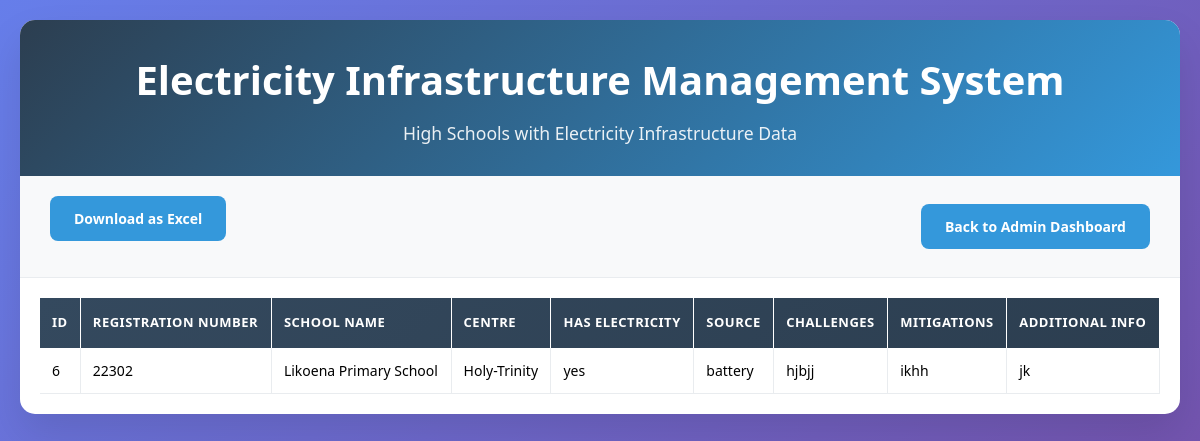
Page /pview-electricity-infrastructur.php (signed in) on the committed database.
### tables this page shows
CREATE TABLE `electricity_infrastructure` (
  `id` int(11) NOT NULL,
  `school_id` int(11) NOT NULL,
  `school_name` varchar(255) NOT NULL,
  `cluster` varchar(255) DEFAULT NULL,
  `centre` varchar(50) DEFAULT NULL,
  `has_electricity` enum('yes','no') NOT NULL,
  `source` varchar(255) DEFAULT NULL,
  `challenges` text DEFAULT NULL,
  `mitigations` text DEFAULT NULL,
  `additional_info` text DEFAULT NULL,
  `created_at` timestamp NOT NULL DEFAULT current_timestamp()
);

CREATE TABLE `schools` (
  `school_id` int(11) NOT NULL,
  `principal_name` varchar(30) NOT NULL,
  `principal_surname` varchar(30) NOT NULL,
  `gender` varchar(7) NOT NULL,
  `phone_number` int(15) NOT NULL,
  `email_address` varchar(100) NOT NULL,
  `constituency` varchar(100) DEFAULT NULL,
  `centre` varchar(100) DEFAULT NULL,
  `cluster` varchar(50) DEFAULT NULL,
  `typeofschool` varchar(50) DEFAULT NULL,
  `school_name` varchar(100) NOT NULL,
  `registration_number` varchar(50) NOT NULL,
  `male_teachers` int(11) NOT NULL,
  `female_teachers` int(11) NOT NULL,
  `total_teachers` int(11) DEFAULT 0,
  `council` varchar(50) NOT NULL,
  `village` varchar(50) NOT NULL,
  `user_id` int(11) DEFAULT NULL,
  `created_at` timestamp NOT NULL DEFAULT current_timestamp()
);

### pview-electricity-infrastructur.php (the view, shortened to what this page needs)
<?php
$servername = "localhost";
$username = "root";
$password = "";
$dbname = "moet1";
$conn = new mysqli($servername, $username, $password, $dbname);
$sql = "
    SELECT ei.*, s.registration_number
    FROM electricity_infrastructure ei
    JOIN schools s ON ei.school_id = s.school_id
    WHERE ei.school_id IN (
        SELECT school_id
        FROM electricity_infrastructure
        GROUP BY school_id
        HAVING COUNT(*) > 1
    )
    AND ei.centre IS NOT NULL
    AND ei.centre != ''
    AND (ei.cluster IS NULL OR ei.cluster = '')
    AND ei.id IN (
        SELECT MAX(id)
        FROM electricity_infrastructure
        GROUP BY school_id
    )
    ORDER BY ei.created_at DESC
";
$result = $conn->query($sql);
$infrastructureData = [];
if ($result && $result->num_rows > 0) {
    while ($row = $result->fetch_assoc()) {
        $infrastructureData[] = $row;
    }
}
?>
<!DOCTYPE html>
<html lang="en">
<head>
    <link href="https://cdn.jsdelivr.net/npm/tailwindcss@2.2.19/dist/tailwind.min.css" rel="stylesheet">
</head>
<body>
    <div class="container">
        <div class="header">
            <h1>Electricity Infrastructure Management System</h1>
            <p>High Schools with Electricity Infrastructure Data</p>
        </div>
        <div class="controls">
            <form method="POST" class="mb-4 text-center">
                <button type="submit" name="download" class="btn btn-primary">Download as Excel</button>
            </form>
            <a href="Adminlinks.php" class="btn btn-primary">Back to Admin Dashboard</a>
        </div>
        <div class="table-container">
            <table>
                <thead>
                    <tr>
                        <th>ID</th>
                        <th>Registration Number</th>
                        <th>School Name</th>
                        <th>Centre</th>
                        <th>Has Electricity</th>
                        <th>Source</th>
                        <th>Challenges</th>
                        <th>Mitigations</th>
                        <th>Additional Info</th>
                    </tr>
                </thead>
                <tbody>
                    <?php if (!empty($infrastructureData)): ?>
                        <?php foreach ($infrastructureData as $infrastructure): ?>
                            <tr>
                                <td><?php echo htmlspecialchars($infrastructure['id']); ?></td>
                                <td><?php echo htmlspecialchars($infrastructure['registration_number']); ?></td>
                                <td><?php echo htmlspecialchars($infrastructure['school_name']); ?></td>
                                <td><?php echo htmlspecialchars($infrastructure['centre']); ?></td>
                                <td><?php echo htmlspecialchars($infrastructure['has_electricity']); ?></td>
                                <td><?php echo htmlspecialchars($infrastructure['source']); ?></td>
                                <td><?php echo htmlspecialchars($infrastructure['challenges']); ?></td>
                                <td><?php echo htmlspecialchars($infrastructure['mitigations']); ?></td>
                                <td><?php echo htmlspecialchars($infrastructure['additional_info']); ?></td>
                            </tr>
                        <?php endforeach; ?>
                    <?php else: ?>
                        <tr>
                            <td colspan="10" class="no-data">No data available</td>
                        </tr>
                    <?php endif; ?>
                </tbody>
            </table>
        </div>
    </div>
</body>
</html>

### pview-electricity-infrastructur.php (style rules this page uses)
* { margin: 0; padding: 0; box-sizing: border-box; }
body { font-family: 'Segoe UI', Tahoma, Geneva, Verdana, sans-serif; background: linear-gradient(135deg, #667eea 0%, #764ba2 100%); min-height: 100vh; padding: 20px; }
.container { max-width: 1400px; margin: 0 auto; background: white; border-radius: 15px; box-shadow: 0 20px 40px rgba(0, 0, 0, 0.1); overflow: hidden; }
.header { background: linear-gradient(135deg, #2c3e50 0%, #3498db 100%); color: white; padding: 30px; text-align: center; }
.header h1 { font-size: 2.5rem; margin-bottom: 10px; font-weight: 700; }
.header p { font-size: 1.1rem; opacity: 0.9; }
.controls { padding: 20px 30px; background: #f8f9fa; border-bottom: 1px solid #e9ecef; display: flex; justify-content: space-between; align-items: center; flex-wrap: wrap; gap: 15px; }
.btn { padding: 12px 24px; border: none; border-radius: 8px; font-size: 14px; font-weight: 600; cursor: pointer; transition: all 0.3s ease; text-decoration: none; display: inline-flex; align-items: center; gap: 8px; }
.btn-primary { background: #3498db; color: white; }
.table-container { overflow-x: auto; max-height: 70vh; padding: 20px; }
table { width: 100%; border-collapse: collapse; font-size: 14px; }
thead { background: linear-gradient(135deg, #34495e 0%, #2c3e50 100%); color: white; position: sticky; top: 0; z-index: 10; }
th { padding: 15px 12px; text-align: left; font-weight: 600; font-size: 13px; text-transform: uppercase; letter-spacing: 0.5px; border-right: 1px solid rgba(255, 255, 255, 0.1); }
tbody tr { transition: all 0.3s ease; }
td { padding: 12px; border-bottom: 1px solid #e9ecef; border-right: 1px solid #e9ecef; vertical-align: middle; }

### rows in the picture
electricity_infrastructure: id "6", school.registration_number "22302", school_name "Likoena Primary School", centre "Holy-Trinity", has_electricity "yes", source "battery", challenges "hjbjj", mitigations "ikhh", additional_info "jk"
